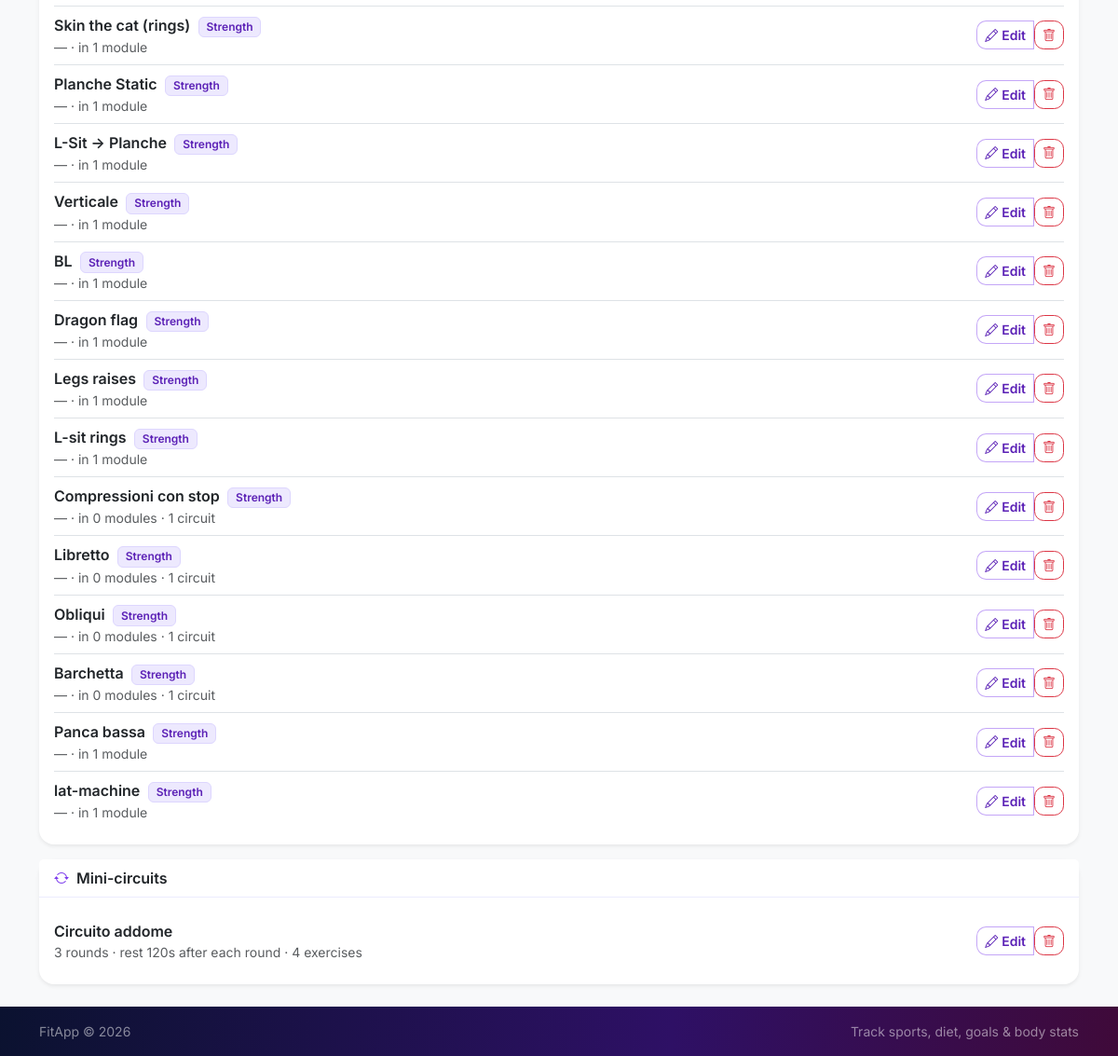
The app's page /library/?tab=exercises (signed in, lower part), older data.
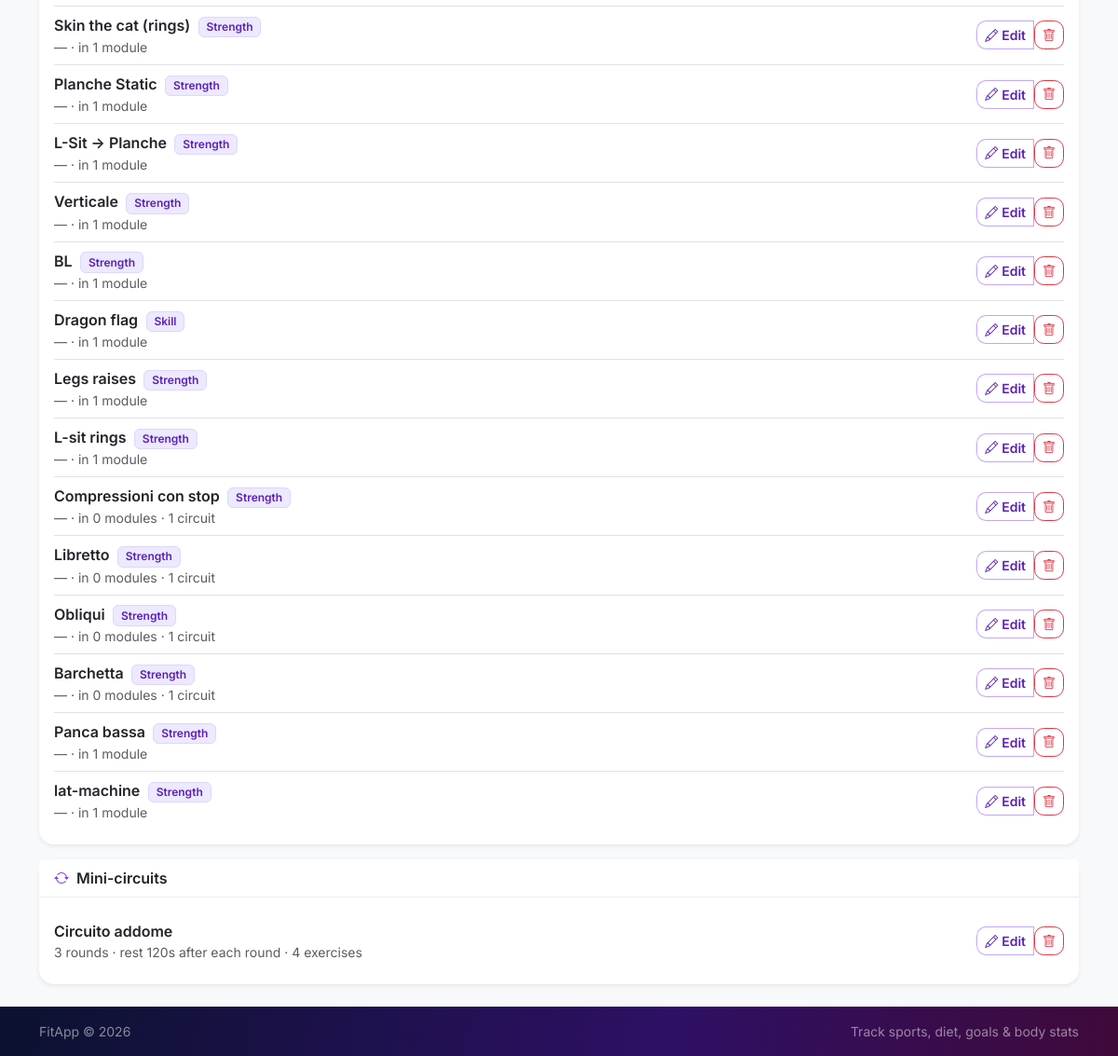
The same page, newer data.
### tables this page shows
CREATE TABLE library_exercises (
    id       INTEGER PRIMARY KEY AUTOINCREMENT,
    user_id  INTEGER NOT NULL REFERENCES users (id) ON DELETE CASCADE,
    position INTEGER NOT NULL DEFAULT 0,
    name     TEXT NOT NULL,
    muscles  TEXT,
    label    TEXT CHECK (label IN ('strength', 'skill')),
    notes    TEXT
);

CREATE TABLE library_circuits (
    id       INTEGER PRIMARY KEY AUTOINCREMENT,
    user_id  INTEGER NOT NULL REFERENCES users (id) ON DELETE CASCADE,
    position INTEGER NOT NULL DEFAULT 0,
    name     TEXT NOT NULL,
    rounds   INTEGER NOT NULL DEFAULT 3,
    rest_sec INTEGER NOT NULL DEFAULT 60,
    notes    TEXT
);

### fitapp/routes/library.py (the view)
@bp.route("/", strict_slashes=False)
@login_required
def index():
    db = get_db()
    tab = request.args.get("tab", "modules")
    if tab not in ("modules", "exercises"):
        tab = "modules"
    modules, exercises, circuits = _one_library(db, g.user["id"])
    return render_template(
        "library/index.html",
        tab=tab,
        modules=modules,
        exercises=exercises,
        circuits=circuits,
        muscle_count=len(MUSCLES),
    )

### fitapp/auth.py (called while the page is built)
def load_current_user():
    user_id = session.get("user_id")
    if user_id is None:
        g.user = None
    else:
        g.user = get_db().execute(
            "SELECT * FROM users WHERE id = ?", (user_id,)
        ).fetchone()
    return g.user

def login_required(view):
    @wraps(view)
    def wrapped(*args, **kwargs):
        if load_current_user() is None:
            flash("Please log in to access this page.", "warning")
            return redirect(url_for("auth.login", next=request.path))
        return view(*args, **kwargs)
    return wrapped

@bp.before_app_request
def _load_user():
    load_current_user()
    if g.user is not None and g.user["role"] == "admin":
        blueprint = (request.endpoint or "").split(".", 1)[0]
        if blueprint in ADMIN_BLOCKED_BLUEPRINTS:
            flash("Admin accounts manage users and settings only.", "warning")
            return redirect(url_for("admin.index"))

### fitapp/db.py (called while the page is built)
def get_db():
    if "db" not in g:
        g.db = sqlite3.connect(
            current_app.config["DATABASE"],
            detect_types=sqlite3.PARSE_DECLTYPES,
        )
        g.db.row_factory = sqlite3.Row
        g.db.execute("PRAGMA foreign_keys = ON")
    return g.db

### fitapp/templates/library/index.html (shortened to what this page needs)
{% extends "base.html" %}
{% block content %}
{% if tab == 'modules' %}
<div class="card shadow-sm border-0">
  <div class="card-body">
    {% if modules %}
    <div class="list-group list-group-flush">
      {% for module in modules %}
      <div class="list-group-item d-flex flex-wrap justify-content-between align-items-center gap-2 px-0">
        <div>
          <span class="fw-semibold"><i class="bi bi-calendar-day me-2 text-blue"></i>{{ module['name'] }}</span>
          <span class="small text-muted d-block">
            {{ module['item_count'] }} item{{ 's' if module['item_count'] != 1 }}
            &middot; used in {{ module['day_count'] }} day{{ 's' if module['day_count'] != 1 }}
          </span>
        </div>
        <div class="btn-group">
          <a class="btn btn-sm btn-outline-success" href="{{ url_for('library.module_edit', module_id=module['id']) }}">
            <i class="bi bi-pencil me-1"></i>Edit
          </a>
          <form class="d-inline" action="{{ url_for('library.module_delete', module_id=module['id']) }}"
                method="post" onsubmit="return confirm('Delete this module? It will be removed from every day that uses it.');">
            <button class="btn btn-sm btn-outline-danger" type="submit"><i class="bi bi-trash"></i></button>
          </form>
        </div>
      </div>
      {% endfor %}
    </div>
    {% else %}
    <div class="text-center py-5">
      <i class="bi bi-calendar-day display-4 icon-grad"></i>
      <p class="mt-3 mb-2">No modules yet. Group library exercises and mini-circuits into a reusable module.</p>
      <a class="btn btn-success" href="{{ url_for('library.module_new') }}">Create your first module</a>
    </div>
    {% endif %}
  </div>
</div>
{% else %}
<div class="card shadow-sm border-0 mb-3">
  <div class="card-body">
    {% if exercises %}
    <div class="list-group list-group-flush">
      {% for e in exercises %}
      <div class="list-group-item d-flex flex-wrap justify-content-between align-items-center gap-2 px-0">
        <div>
          <span class="fw-semibold">{{ e['name'] }}</span>
          {% if e['label'] %}<span class="badge text-bg-light border ms-1 text-capitalize">{{ e['label'] }}</span>{% endif %}
          <span class="small text-muted d-block">
            {{ (e['muscles'] or '—').replace(',', ', ') }}
            &middot; in {{ e['module_count'] }} module{{ 's' if e['module_count'] != 1 }}
            {% if e['circuit_count'] %}&middot; {{ e['circuit_count'] }} circuit{{ 's' if e['circuit_count'] != 1 }}{% endif %}
          </span>
        </div>
        <div class="btn-group">
          <a class="btn btn-sm btn-outline-success" href="{{ url_for('library.exercise_edit', exercise_id=e['id']) }}">
            <i class="bi bi-pencil me-1"></i>Edit
          </a>
          <form class="d-inline" action="{{ url_for('library.exercise_delete', exercise_id=e['id']) }}"
                method="post" onsubmit="return confirm('Delete this exercise? It will be removed from every module, circuit and day that uses it.');">
            <button class="btn btn-sm btn-outline-danger" type="submit"><i class="bi bi-trash"></i></button>
          </form>
        </div>
      </div>
      {% endfor %}
    </div>
    {% else %}
    <p class="text-muted mb-0">No exercises yet. Add the movements you train and reuse them everywhere.</p>
    {% endif %}
  </div>
</div>
<div class="card shadow-sm border-0">
  <div class="card-header fw-semibold"><i class="bi bi-arrow-repeat me-2 text-violet"></i>Mini-circuits</div>
  <div class="card-body">
    {% if circuits %}
    <div class="list-group list-group-flush">
      {% for c in circuits %}
      <div class="list-group-item d-flex flex-wrap justify-content-between align-items-center gap-2 px-0">
        <div>
          <span class="fw-semibold">{{ c['name'] }}</span>
          <span class="small text-muted d-block">
            {{ c['rounds'] }} round{{ 's' if c['rounds'] != 1 }}
            &middot; rest {{ c['rest_sec'] }}s after each round
            &middot; {{ c['member_count'] }} exercise{{ 's' if c['member_count'] != 1 }}
          </span>
        </div>
        <div class="btn-group">
          <a class="btn btn-sm btn-outline-success" href="{{ url_for('library.circuit_edit', circuit_id=c['id']) }}">
            <i class="bi bi-pencil me-1"></i>Edit
          </a>
          <form class="d-inline" action="{{ url_for('library.circuit_delete', circuit_id=c['id']) }}"
                method="post" onsubmit="return confirm('Delete this mini-circuit? It will be removed from every module and day that uses it.');">
            <button class="btn btn-sm btn-outline-danger" type="submit"><i class="bi bi-trash"></i></button>
          </form>
        </div>
      </div>
      {% endfor %}
    </div>
    {% else %}
    <p class="text-muted mb-0">No mini-circuits yet. Group exercises to run back-to-back as one unit.</p>
    {% endif %}
  </div>
</div>
{% endif %}
{% endblock %}

### fitapp/templates/base.html (shortened to what this page needs)
<!doctype html>
<html lang="en" data-bs-theme="light">
<head>
  <link href="https://cdn.jsdelivr.net/npm/bootstrap@5.3.3/dist/css/bootstrap.min.css" rel="stylesheet">
  <link href="https://cdn.jsdelivr.net/npm/bootstrap-icons@1.11.3/font/bootstrap-icons.min.css" rel="stylesheet">
  <link href="{{ url_for('static', filename='css/style.css') }}" rel="stylesheet">
</head>
<body class="d-flex flex-column min-vh-100 bg-light">
<main class="container py-4 flex-grow-1">
  {% block content %}{% endblock %}
</main>
<footer class="bg-dark text-white-50 py-3 mt-auto">
  <div class="container small d-flex justify-content-between">
    <span>FitApp &copy; {{ now_year if now_year else '2026' }}</span>
    <span>Track sports, diet, goals &amp; body stats</span>
  </div>
</footer>
</body>
</html>

### fitapp/static/css/style.css (style rules this page uses)
:root { --fa-blue: #2563eb; --fa-blue-deep: #1d4ed8; --fa-violet: #7c3aed; --fa-violet-deep: #5b21b6; --fa-red: #ef4444; --fa-rose: #e11d48; --fa-ink: #0b1230; --grad-main: linear-gradient(135deg, #2563eb 0%, #7c3aed 55%, #e11d48 120%); --grad-btn: linear-gradient(135deg, #2563eb 0%, #7c3aed 100%); --grad-btn-hover: linear-gradient(135deg, #1d4ed8 0%, #6d28d9 100%); --grad-fire: linear-gradient(135deg, #7c3aed 0%, #e11d48 100%); --font-display: "Space Grotesk", "Inter", system-ui, sans-serif; --font-body: "Inter", system-ui, -apple-system, "Segoe UI", sans-serif; }
* { -webkit-tap-highlight-color: transparent; }
body { font-family: var(--font-body); background-color: #f3f5ff; background-image: radial-gradient(900px 420px at 8% -10%, rgba(37, 99, 235, .14), transparent 60%), radial-gradient(760px 380px at 100% 0%, rgba(225, 29, 72, .10), transparent 55%), radial-gradient(700px 500px at 50% 115%, rgba(124, 58, 237, .12), transparent 60%); background-attachment: fixed; }
.btn { font-weight: 600; border-radius: .65rem; transition: transform .15s ease, box-shadow .2s ease, filter .2s ease; }
.btn-outline-success, .btn-outline-success:hover, .btn-outline-success:focus { color: var(--fa-violet-deep); border-color: rgba(124, 58, 237, .45); background-color: #fff; }
.card { border-radius: 1rem; border: 1px solid rgba(99, 102, 241, .14); box-shadow: 0 18px 40px -30px rgba(15, 23, 60, .55); transition: transform .2s ease, box-shadow .25s ease; }
.card-header { background: #fff; border-bottom: 1px solid rgba(99, 102, 241, .12); font-weight: 700; }
.badge.text-bg-light { background: #ede9fe !important; color: #5b21b6 !important; border: 1px solid #ddd6fe !important; font-weight: 600; }
footer { background: linear-gradient(95deg, #0b1230 0%, #2e1065 60%, #4c0519 130%) !important; color: rgba(255, 255, 255, .55) !important; }
.text-violet { color: #7c3aed !important; }

Row changes from the older to the newer data that the page shows:
changed library_exercises "Dragon flag": label "Strength" → "Skill"
